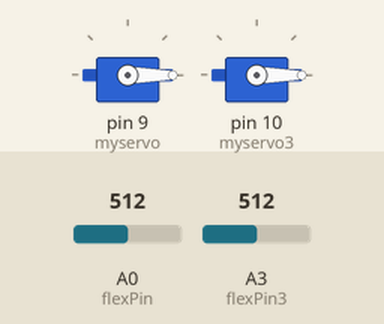
This sketch was run on a simulated Arduino Uno, built with avr-gcc and run on an emulated ATmega328P. Parts: 2 × servo. The inputs (shaded band) are chosen by the test bench; at power-on: A0 (flexPin) = 512, A3 (flexPin3) = 512. What the sketch prints to the serial monitor is not drawn.

Above: at 1.2 s.
1.3 s: A0 (flexPin) set to 306
At 2.5 s:
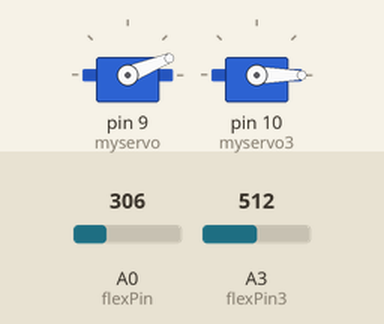
2.8 s: A3 (flexPin3) set to 306
At 3.8 s:
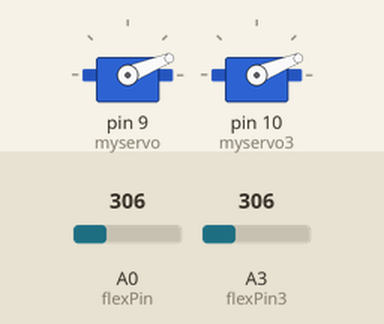
4.3 s: A0 (flexPin) set to 122
At 4.8 s:
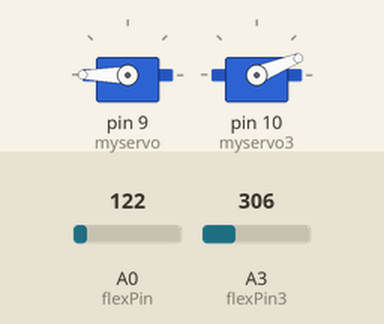
5.8 s: A3 (flexPin3) set to 122
At 7.0 s:
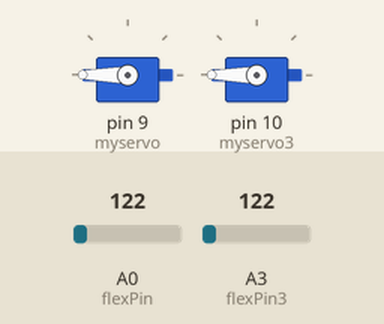
7.3 s: A0 (flexPin) set to 511
At 8.0 s:
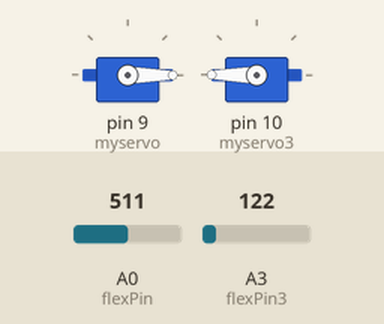
8.8 s: A3 (flexPin3) set to 306
At 10.3 s:
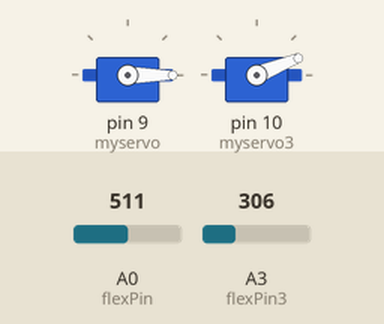
Timing chart, 0 to 11.3 s (numbered marks = the images above; inputs shaded):
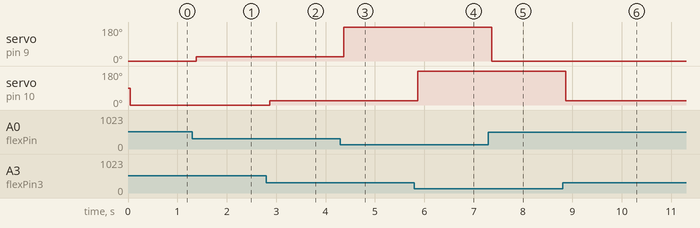

Measured:
- after the input at 1.3 s, servo on pin 9 (myservo): 0° → 22° after 0.08 s
- after the input at 2.8 s, servo on pin 10 (myservo3): 0° → 22° after 0.07 s
- after the input at 4.3 s, servo on pin 9 (myservo): 22° → 180° after 0.07 s
- after the input at 5.8 s, servo on pin 10 (myservo3): 22° → 180° after 0.07 s
- after the input at 7.3 s, servo on pin 9 (myservo): 180° → 0° after 0.06 s
- after the input at 8.8 s, servo on pin 10 (myservo3): 180° → 22° after 0.06 s

The sketch:

Flexsensorpractice.ino
```cpp
const int flexPin = A0; //pin A0
const int flexPin1 = A1;
const int flexPin2 = A2;
const int flexPin3 = A3;
const int flexPin4 = A4;

//Variables:
int value; //save analog value
int value1;
int value2;
int angle3 = 0;
int angle4 = 0;
#include <Servo.h>
Servo myservo;
Servo myservo1;
int value3;
int value4;
int angle = 0;//chanegs angle value based on flex sensor reading
int angle1 = 0;
int angle2 = 0;
Servo myservo2;
Servo myservo3;
Servo myservo4;


void setup() {

  Serial.begin(9600);
  myservo.attach(9);
  myservo3.attach(10);
  //myservo2.attach();
  //myservo3.attach();
//  myservo4.attach();


}

void loop() {

     value = analogRead(flexPin);         //Read and save analog value from potentiometer
    //Serial.println(value);               //Print value
    angle = map(value, 325, 175, 0, 180);//Map value 0-1023 to 0-255 (PWM)
    Serial.print("\t sensor3: ");
    Serial.print(angle);
    myservo.write(angle);
    delay(40);
  /*  //flexpin1
    value1 = analogRead(flexPin1);         //Read and save analog value from potentiometer
    //Serial.println(value);               //Print value
    angle1 = map(value1, 260, 120, 0, 180);//Map value 0-1023 to 0-255 (PWM)
    Serial.print("\t sensor1: ");
    Serial.print(angle1);
    myservo1.write(angle1);
    delay(40);

    //flexpin2
    value2 = analogRead(flexPin2);         //Read and save analog value from potentiometer
    //Serial.println(value);               //Print value
    angle2 = map(value2, 718, 865, 0, 180);//Map value 0-1023 to 0-255 (PWM)
    Serial.print("\t sensor2: ");
    Serial.print(angle2);
    myservo2.write(angle2);
    delay(40);
*/
    //flexpin3
    value3 = analogRead(flexPin3);         //Read and save analog value from potentiometer
    //Serial.println(value);               //Print value
    angle3 = map(value3, 325, 175, 0, 180);//Map value 0-1023 to 0-255 (PWM)
    Serial.print("\t sensor3: ");
    Serial.print(angle3);
    myservo3.write(angle3);
    delay(40);
}
/*
    //flexpin4
    value4 = analogRead(flexPin4);         //Read and save analog value from potentiometer
    //Serial.println(value);               //Print value
    angle4 = map(value4, 715, 880, 0, 180);//Map value 0-1023 to 0-255 (PWM)
    Serial.print("\t sensor4: ");
    Serial.println(angle4);
    myservo4.write(angle4);
    delay(40);
  }
  */
```
